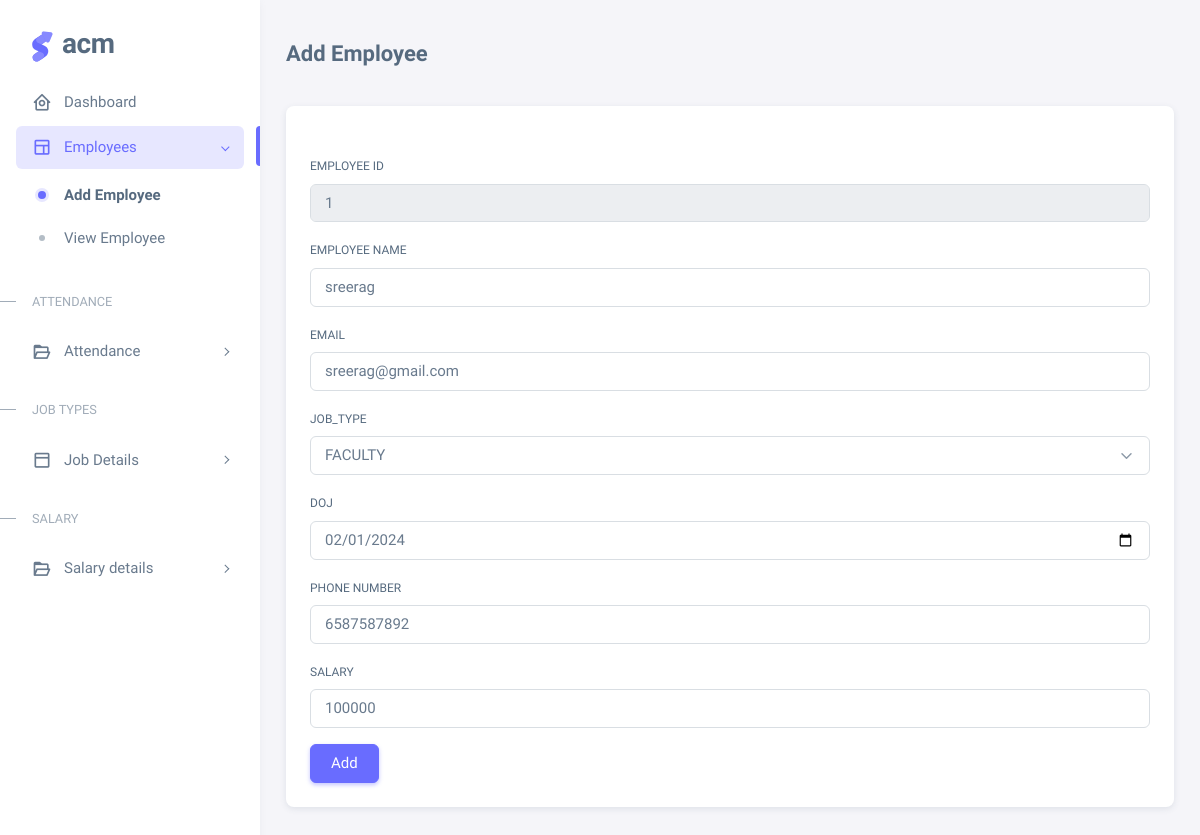
The app's page /update_employee/1 with its own data.
### payroll/models.py (models this page shows)
class Employee(models.Model):
    emp_id=models.CharField(max_length=20,unique=True)
    name=models.CharField(max_length=40)
    email=models.EmailField()
    ph_no=models.IntegerField()
    salary=models.IntegerField()
    job_type=models.ForeignKey(Job_type,on_delete=models.CASCADE,null=True)
    doj=models.DateTimeField()

class Job_type(models.Model):
    position=models.CharField(max_length=20,unique=True)

### payroll/views.py (the view)
# urls.py: path('update_employee/<id>',views.update_employee),
def update_employee(request,id):
    data=Employee.objects.get(pk=id)
    if request.method=='POST':
        name=request.POST['name']
        email=request.POST['email']
        ph_no=request.POST['ph_no']
        salary=request.POST['salary']
        doj=request.POST['doj']
        job_type=request.POST['job_type']
        data.save()
        return redirect(view_employee)
    else:
        data1 = {'doj':str(data.doj)}
        date_obj = datetime.datetime.strptime(data1['doj'], '%Y-%m-%d %H:%M:%S%z')
        formatted_date = date_obj.strftime('%Y-%m-%d')
        print(formatted_date)
        return render(request,'admin_side/edit_employee.html',{'employee':data,'date':formatted_date,'job_type':all_jobs()})

### payroll/views.py (called while the page is built)
def all_jobs():
    all_jobs=Job_type.objects.all()
    return all_jobs

### templates/admin_side/edit_employee.html (shortened to what this page needs)
<!DOCTYPE html>
<html
  lang="en"
  class="light-style layout-menu-fixed"
  dir="ltr"
  data-theme="theme-default"
  data-assets-path="../assets/"
  data-template="vertical-menu-template-free"
>
  <head>
{% load static %}
    <link href='https://unpkg.com/boxicons@2.1.4/css/boxicons.min.css' rel='stylesheet'>
    <link rel="stylesheet" href="{% static 'admin_side/assets/vendor/css/core.css' %}" class="template-customizer-core-css" />
    <link rel="stylesheet" href="{% static 'admin_side/assets/vendor/css/theme-default.css' %}" class="template-customizer-theme-css" />
    <link rel="stylesheet" href="{% static 'admin_side/assets/css/demo.css' %}" />
    <link rel="stylesheet" href="{% static 'admin_side/assets/vendor/libs/perfect-scrollbar/perfect-scrollbar.css' %}" />
  </head>
  <body>
    <div class="layout-wrapper layout-content-navbar">
      <div class="layout-container">
        <aside id="layout-menu" class="layout-menu menu-vertical menu bg-menu-theme">
          <div class="app-brand demo">
            <a href="../admin_home" class="app-brand-link">
              <span class="app-brand-logo demo">
              </span>
              <span class="app-brand-text demo menu-text fw-bolder ms-2">ACM</span>
            </a>
          </div>
          <ul class="menu-inner py-1">
            <li class="menu-item ">
              <a href="../admin_home" class="menu-link">
                <i class="menu-icon tf-icons bx bx-home-circle"></i>
                <div data-i18n="Analytics">Dashboard</div>
              </a>
            </li>
            <li class="menu-item active open" >
              <a href="javascript:void(0);" class="menu-link menu-toggle">
                <i class="menu-icon tf-icons bx bx-layout"></i>
                <div data-i18n="Layouts">Employees</div>
              </a>
              <ul class="menu-sub">
                <li class="menu-item active ">
                  <a href="../add_user" class="menu-link">
                    <div data-i18n="Without menu">Add Employee</div>
                  </a>
                </li>
                <li class="menu-item">
                  <a href="../view_employees" class="menu-link">
                    <div data-i18n="Without navbar">View Employee</div>
                  </a>
                </li>
              </ul>
            </li>
            <li class="menu-header small text-uppercase">
              <span class="menu-header-text">Attendance</span>
            </li>
            <li class="menu-item">
              <a href="javascript:void(0);" class="menu-link menu-toggle">
                <i class="menu-icon tf-icons bx bx-folder-open"></i>
                <div data-i18n="Account Settings">Attendance</div>
              </a>
            </li>
            <li class="menu-header small text-uppercase">
              <span class="menu-header-text">Job Types</span>
            </li>
            <li class="menu-item">
              <a href="javascript:void(0);" class="menu-link menu-toggle">
                <i class="menu-icon tf-icons bx bx-dock-top"></i>
                <div data-i18n="Account Settings">Job Details</div>
              </a>
            </li>
            <li class="menu-header small text-uppercase">
              <span class="menu-header-text">Salary </span>
            </li>
            <li class="menu-item">
              <a href="javascript:void(0);" class="menu-link menu-toggle">
                <i class="menu-icon tf-icons bx bx-folder-open"></i>
                <div data-i18n="Account Settings">Salary details</div>
              </a>
            </li>
          </ul>
        </aside>
        <div class="layout-page">
          <div class="content-wrapper">
            <div class="container-xxl flex-grow-1 container-p-y">
              <h4 class="fw-bold py-3 mb-4"> Add Employee</h4>
              <div class="row">
                <div class="col-xl">
                  <div class="card mb-4">
                    <div class="card-header d-flex justify-content-between align-items-center">
                    </div>
                    <div class="card-body">
                      <form action="" method="post" enctype="multipart/form-data">
                        <div class="mb-3">
                            <label class="form-label" for="basic-default-fullname">Employee Id</label>
                            <input type="text" class="form-control" id="basic-default-fullname" name="emp_id" value="{{employee.emp_id}}" readonly placeholder="" required/>
                          </div>
                        <div class="mb-3">
                          <label class="form-label" for="basic-default-fullname">Employee Name</label>
                          <input type="text" class="form-control" id="basic-default-fullname" name="name" placeholder="" value="{{employee.name}}" required/>
                        </div>
                        <div class="mb-3">
                          <label class="form-label" for="basic-default-email">Email</label>
                          <div class="input-group input-group-merge">
                            <input
                              type="text"
                              id="basic-default-email"
                              class="form-control"
                              placeholder=""
                              aria-label=""
                              name="email"
                              aria-describedby="basic-default-email2"
                              pattern="[a-z0-9].*@gmail.com"
                              value="{{employee.email}}"
                            />
                          </div>
                        </div>
                          <div class="mb-3">
                            <label class="form-label" for="basic-default-company">Job_type</label>
                            <select class="form-select" id="" name="position" required>
                              <option value="{{employee.job_type.position}}">{{employee.job_type.position}}</option>
                            </select>
                          </div>
                          <div class="mb-3">
                            <label class="form-label" for="basic-default-company">DOJ</label>
                            <input type="date" class="form-control" id="basic-default-company" name="doj" required  value="{{date}}" />
                          </div>
                          <div class="mb-3">
                            <label class="form-label" for="basic-default-company">Phone Number</label>
                            <input type="tel" class="form-control" id="basic-default-company" name="ph_no" value="{{employee.ph_no}}" placeholder="" required pattern="[6-9][0-9].{8}" />
                          </div>
                          <div class="mb-3">
                            <label class="form-label" for="basic-default-company">Salary</label>
                            <input type="tel" class="form-control" id="basic-default-company" name="salary" value="{{employee.salary}}" placeholder="" required pattern="[0-9].*" />
                          </div>
                        <button type="submit" class="btn btn-primary">Add</button>
                      </form>
                    </div>
                  </div>
                </div>
              </div>
            </div>
          </div>
        </div>
      </div>
    </div>
  </body>
</html>

### static/admin_side/assets/css/demo.css (style rules this page uses)
.menu .app-brand.demo { height: 64px; margin-top: 12px; }
.app-brand-logo.demo svg { width: 22px; height: 38px; }
.app-brand-text.demo { font-size: 1.75rem; letter-spacing: -0.5px; text-transform: lowercase; }

### records on screen
Employee: emp_id "1", name "sreerag", email "sreerag@gmail.com", position "FACULTY", ph_no "6587587892", salary "100000"
